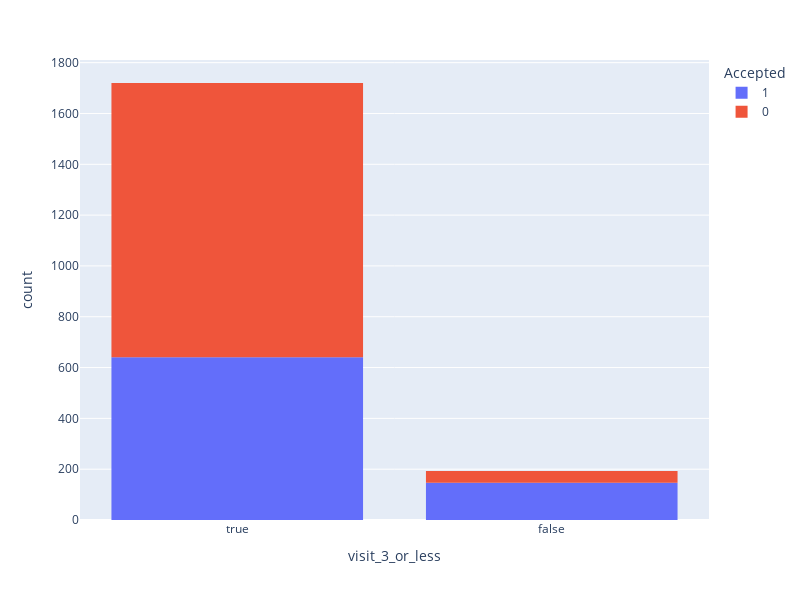

Write notebook code for a chart like this one.
### Markdown cell above
3. Compare the acceptance rate between those who went to a bar 3 or fewer times a month to those who went more.

### Code cell
# add a new column to the bar_data to indicate if the person is visiting the bar 3 or fewer time a month or more
bar_data['visit_3_or_less'] = bar_data['Bar'].apply(lambda value: value in ['never', 'less1', '1~3'])
bar_coupon_accepted_by_visits = bar_data.groupby('visit_3_or_less')['Accepted'].mean()
bar_coupon_accepted_by_visits
print(f'Acceptance rate for people who visit the bar 3 or fewer times a month: {bar_coupon_accepted_by_visits[True] * 100:.2f}%', )
print(f'Acceptance rate for people who visit the bar more than 3 times a month: {bar_coupon_accepted_by_visits[False] * 100: .2f}%',)

import plotly.express as px
fig = px.histogram(data_frame=bar_data, x='visit_3_or_less', color='Accepted')
fig.update_layout(width=800, height=600)  # Set the desired width and height in 
fig.show()

### Figure 1 — Plotly figure (JSON) as saved in the notebook; plotly's stock layout.template omitted (floating-point values rounded to 4 significant figures; data arrays with more than 128 entries replaced by an {"elided": "..."} marker saying what was removed)
{"data": [{"alignmentgroup": "True", "bingroup": "x", "hovertemplate": "Accepted=1<br>visit_3_or_less=%{x}<br>count=%{y}<extra></extra>", "legendgroup": "1", "marker": {"color": "#636efa", "pattern": {"shape": ""}}, "name": "1", "offsetgroup": "1", "orientation": "v", "showlegend": true, "type": "histogram", "x": {"elided": "788 bool values"}, "xaxis": "x", "yaxis": "y"}, {"alignmentgroup": "True", "bingroup": "x", "hovertemplate": "Accepted=0<br>visit_3_or_less=%{x}<br>count=%{y}<extra></extra>", "legendgroup": "0", "marker": {"color": "#EF553B", "pattern": {"shape": ""}}, "name": "0", "offsetgroup": "0", "orientation": "v", "showlegend": true, "type": "histogram", "x": {"elided": "1125 bool values"}, "xaxis": "x", "yaxis": "y"}], "layout": {"barmode": "relative", "height": 600, "legend": {"title": {"text": "Accepted"}, "tracegroupgap": 0}, "margin": {"t": 60}, "width": 800, "xaxis": {"anchor": "y", "domain": [0, 1], "title": {"text": "visit_3_or_less"}}, "yaxis": {"anchor": "x", "domain": [0, 1], "title": {"text": "count"}}}}
